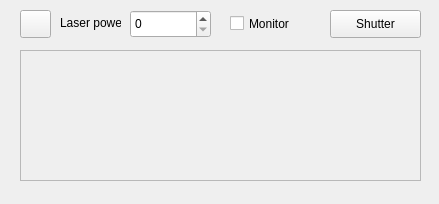
<?xml version="1.0" encoding="UTF-8"?>
<ui version="4.0">
 <class>Form</class>
 <widget class="QWidget" name="Form">
  <property name="geometry">
   <rect>
    <x>0</x>
    <y>0</y>
    <width>439</width>
    <height>204</height>
   </rect>
  </property>
  <property name="windowTitle">
   <string>Form</string>
  </property>
  <property name="styleSheet">
   <string notr="true"/>
  </property>
  <widget class="QPushButton" name="b_initLaser">
   <property name="geometry">
    <rect>
     <x>20</x>
     <y>10</y>
     <width>31</width>
     <height>28</height>
    </rect>
   </property>
   <property name="text">
    <string/>
   </property>
   <property name="icon">
    <iconset>
     <normaloff>../../../../Control/ControlInterface/Tango/utilities-system-monitor2.png</normaloff>../../../../Control/ControlInterface/Tango/utilities-system-monitor2.png</iconset>
   </property>
  </widget>
  <widget class="QFrame" name="frame">
   <property name="geometry">
    <rect>
     <x>20</x>
     <y>50</y>
     <width>401</width>
     <height>131</height>
    </rect>
   </property>
   <property name="frameShape">
    <enum>QFrame::StyledPanel</enum>
   </property>
   <property name="frameShadow">
    <enum>QFrame::Raised</enum>
   </property>
  </widget>
  <widget class="QSpinBox" name="t_spin">
   <property name="geometry">
    <rect>
     <x>130</x>
     <y>10</y>
     <width>81</width>
     <height>28</height>
    </rect>
   </property>
  </widget>
  <widget class="QLabel" name="l_laserpower">
   <property name="geometry">
    <rect>
     <x>60</x>
     <y>15</y>
     <width>61</width>
     <height>16</height>
    </rect>
   </property>
   <property name="text">
    <string>&lt;html&gt;&lt;head/&gt;&lt;body&gt;&lt;p&gt;Laser power&lt;/p&gt;&lt;/body&gt;&lt;/html&gt;</string>
   </property>
  </widget>
  <widget class="QPushButton" name="b_shutter">
   <property name="geometry">
    <rect>
     <x>330</x>
     <y>10</y>
     <width>91</width>
     <height>28</height>
    </rect>
   </property>
   <property name="text">
    <string>Shutter</string>
   </property>
   <property name="icon">
    <iconset>
     <normaloff>../../../../Control/ControlInterface/Tango/dialog-warning2.png</normaloff>../../../../Control/ControlInterface/Tango/dialog-warning2.png</iconset>
   </property>
  </widget>
  <widget class="QCheckBox" name="c_monitor">
   <property name="geometry">
    <rect>
     <x>230</x>
     <y>15</y>
     <width>70</width>
     <height>17</height>
    </rect>
   </property>
   <property name="text">
    <string>Monitor</string>
   </property>
  </widget>
 </widget>
 <resources/>
 <connections/>
</ui>
